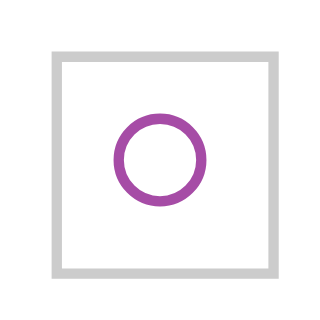

Here is the Vega-Lite specification saved for this chart:
### Vega specification from a JSON file in a GitHub repository (floating-point values rounded to 4 significant figures)
{"$schema": "https://vega.github.io/schema/vega/v3.0.json", "autosize": "pad", "padding": 5, "encode": {"update": {"stroke": {"value": "#ccc"}, "fill": {"value": "transparent"}}}, "data": [{"name": "source_0", "values": [{"a": 2}]}], "signals": [{"name": "width", "update": "21"}, {"name": "height", "update": "21"}], "marks": [{"name": "marks", "type": "symbol", "role": "point", "from": {"data": "source_0"}, "encode": {"update": {"x": {"value": 10.5}, "y": {"value": 10.5}, "stroke": {"value": "purple"}, "fill": {"value": "transparent"}, "opacity": {"value": 0.7}}}}]}
